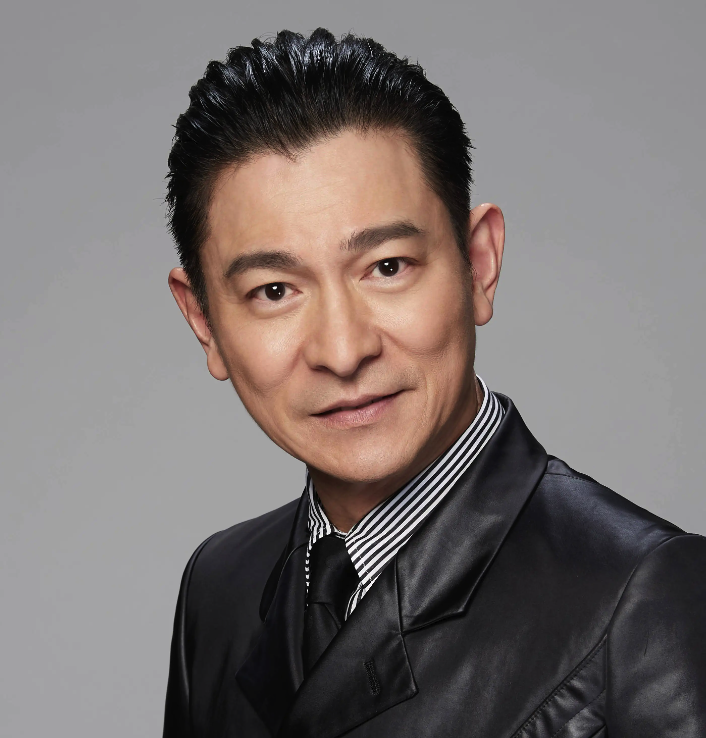
#> input picture hw9/face_eye_detection2.png, 706 x 738 px, found by its file name
$ python eye.py
#> lines starting #> are read from the running program, lines starting #| are printed output that depends on the picture; after the words box and inside, x2 and y2 are one past the last pixel; in counts of white or black regions, pixels touching at a corner belong together
import cv2

face_xml = cv2.CascadeClassifier('hw9\\haarcascade_frontalface_default.xml')
eye_aml = cv2.CascadeClassifier('hw9\\haarcascade_eye.xml')
img = cv2.imread('hw9\\face_eye_detection2.png')
#> img is the input picture: shape (738, 706, 3); mean B, G, R 111.6, 113.3, 121

gray = cv2.cvtColor(img, cv2.COLOR_BGR2GRAY)
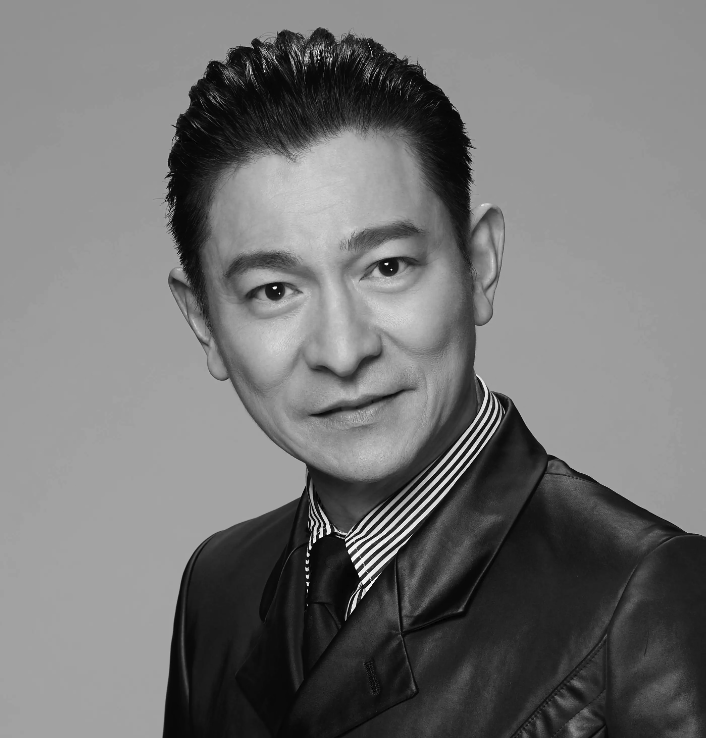
#> gray: shape (738, 706); min 0, max 255, mean 115.4

faces = face_xml.detectMultiScale(gray, 1.3, 5)
#> faces = [[154, 142, 338, 338]]
print("faces=", len(faces))
#| faces= 1

for (x, y, w, h) in faces:
    cv2.rectangle(img, (x, y), (x + w, y + h), (255, 0, 0), 2)
    roi_face = gray[y:y + h, x:x + w]
    roi_color = img[y:y + h, x:x + w]
    eyes = eye_aml.detectMultiScale(roi_face)
    print('eye=', len(eyes))
    for (e_x, e_y, e_w, e_h) in eyes:
        cv2.rectangle(roi_color, (e_x, e_y), (e_x + e_w, e_y + e_h),
                      (0, 255, 0), 2)
#> this loop made 1 pass
#> (x, y, w, h, eyes) on pass 1: (154, 142, 338, 338, [[84, 117, 65, 65], [196, 92, 69, 69]])
#| eye= 2
#> pass 1, `roi_face = gray[y:y + h, x:x + w]`:
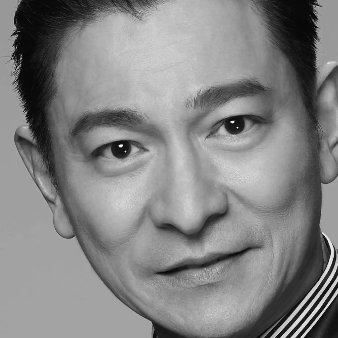
#> roi_face: shape (338, 338); min 0, max 248, mean 131.4
#> pass 1, `roi_color = img[y:y + h, x:x + w]`:
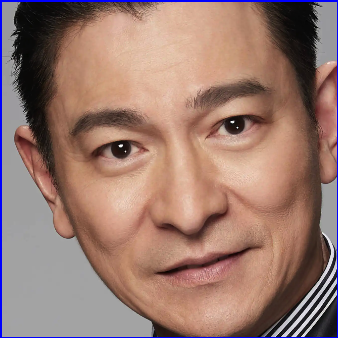
#> roi_color: shape (338, 338, 3); mean B, G, R 111.4, 121.4, 153.3
#> after the loop:
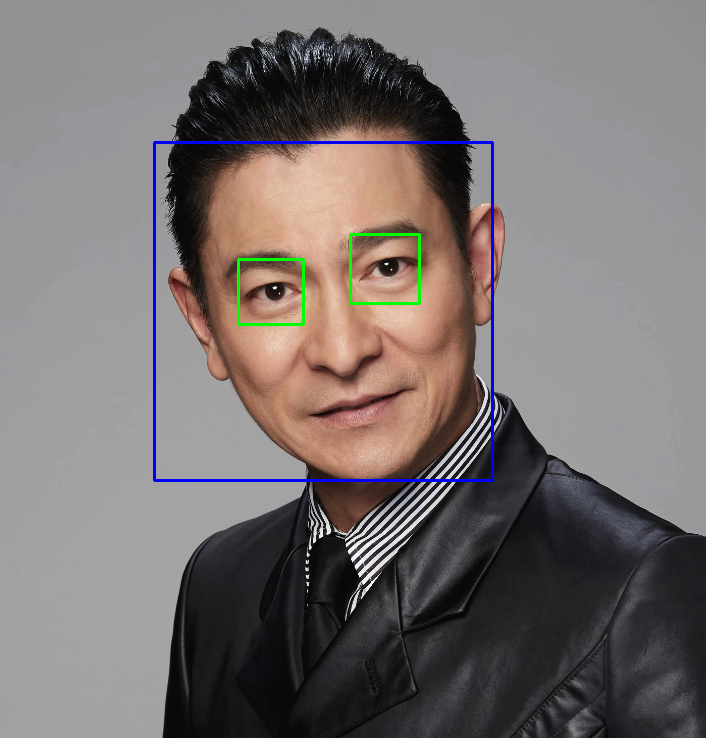
#> img: shape (738, 706, 3); 1.08% of pixels changed, all inside (x1, y1, x2, y2) = (153, 141, 494, 482)
#> after the loop:
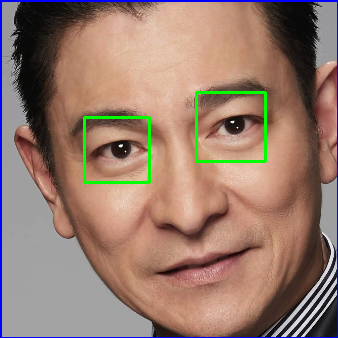
#> roi_color: shape (338, 338, 3); 1.4% of pixels changed, all inside (x1, y1, x2, y2) = (83, 91, 267, 184)
cv2.imshow("img", img)
cv2.imwrite("hw9\\2.jpg", img)
cv2.waitKey(0)

$ run again, with hw9/face_eye_detection1.jpg saved as hw9/face_eye_detection2.png
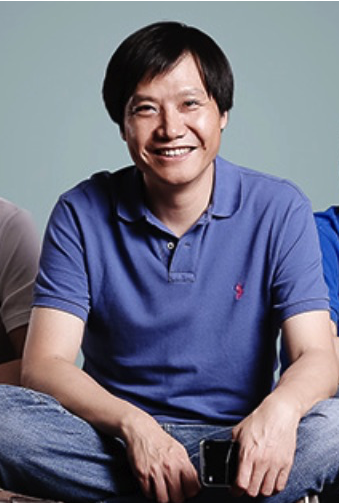
#> input picture hw9/face_eye_detection1.jpg, 339 x 503 px, found by its file name
#> img is the input picture: shape (503, 339, 3); mean B, G, R 131.3, 112.9, 111.8
#> `gray = cv2.cvtColor(img, cv2.COLOR_BGR2GRAY)`:
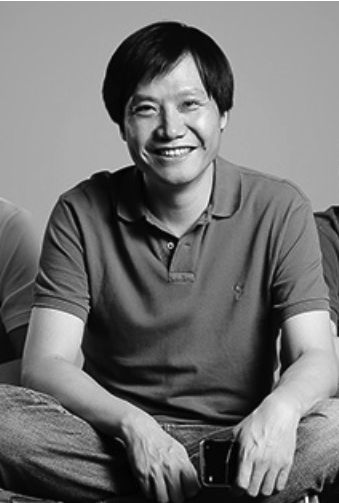
#> gray: shape (503, 339); min 0, max 255, mean 114.7
#> faces = [[121, 64, 108, 108]]
#| faces= 1
#> the loop `for (x, y, w, h) in faces:` made 1 pass
#> (x, y, w, h, eyes) on pass 1: (121, 64, 108, 108, [[54, 27, 28, 28], [13, 33, 24, 24]])
#> (printed output is left out)
#> after the loop `for (x, y, w, h) in faces:`:
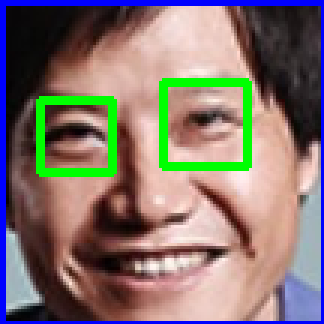
#> roi_color: shape (108, 108, 3) (shown 3 times larger); mean B, G, R 111.3, 116.1, 130.6
